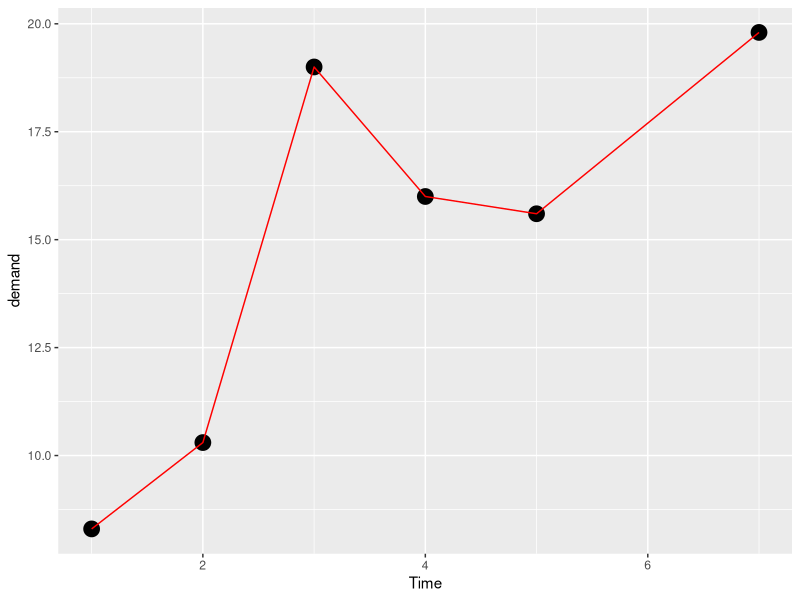
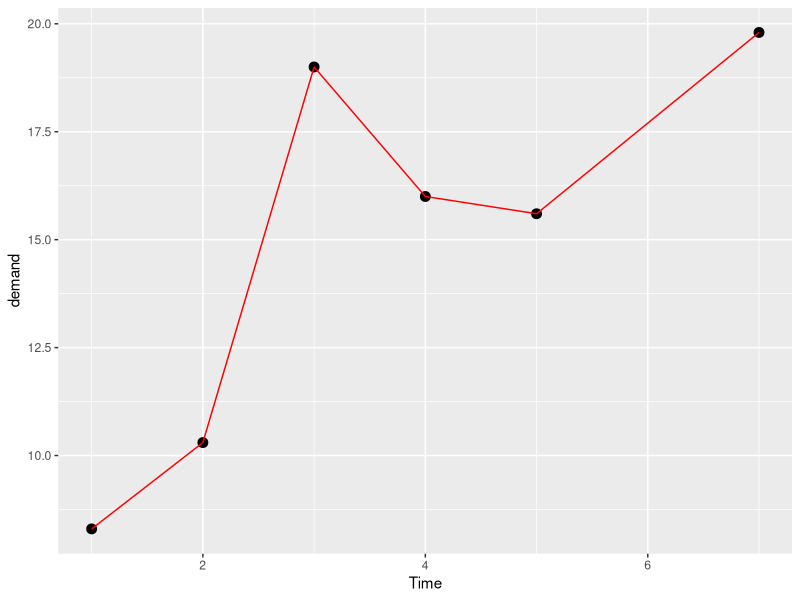
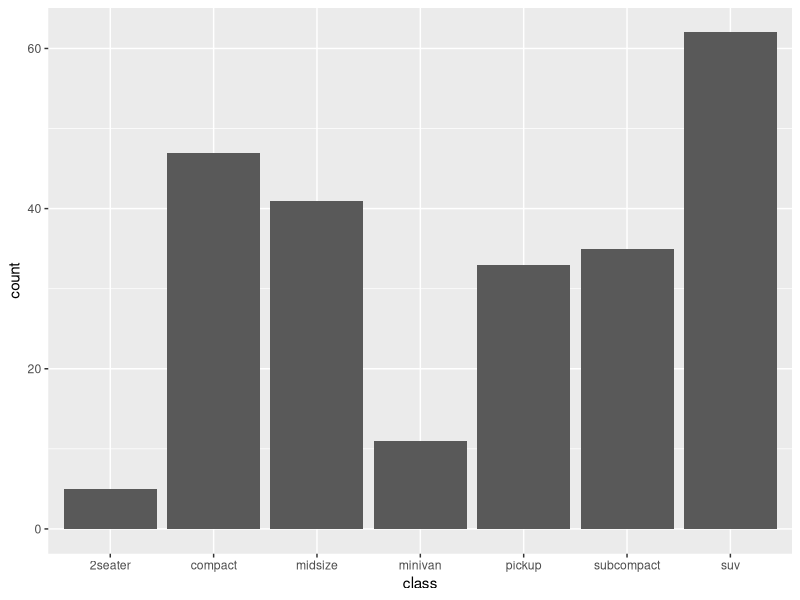
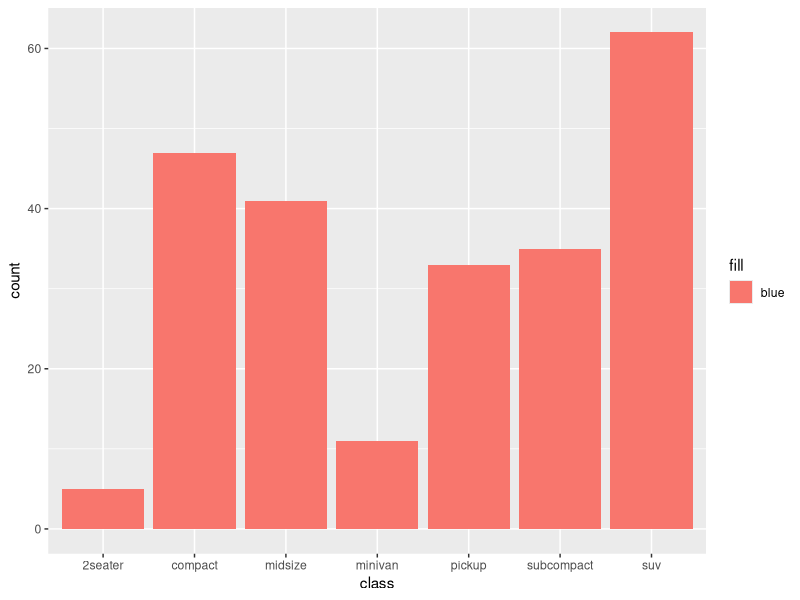
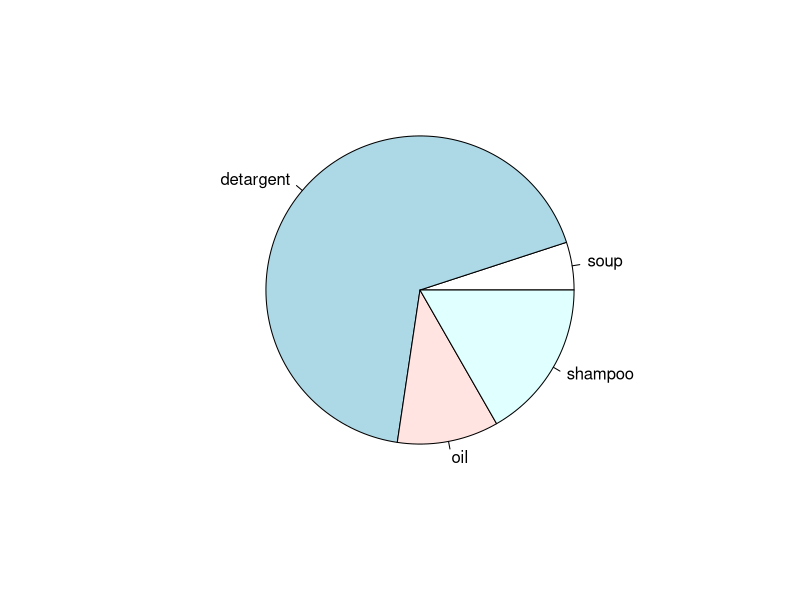
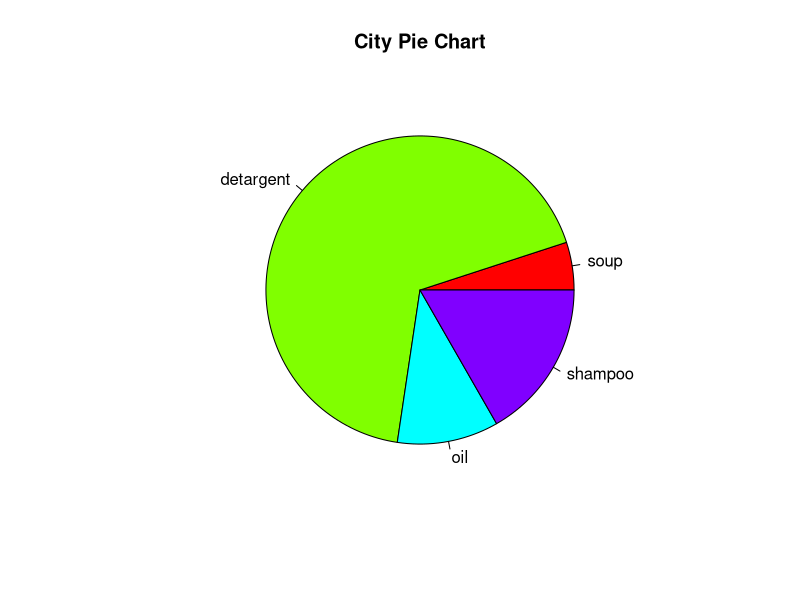
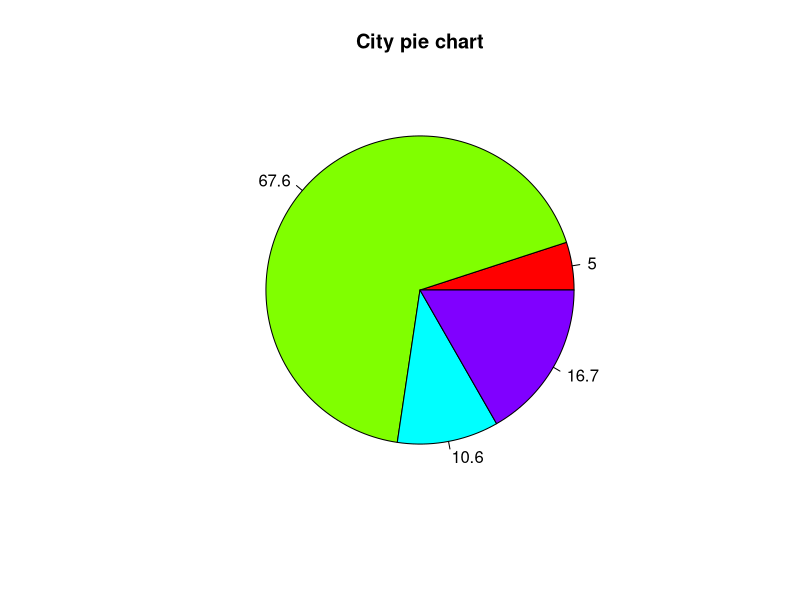
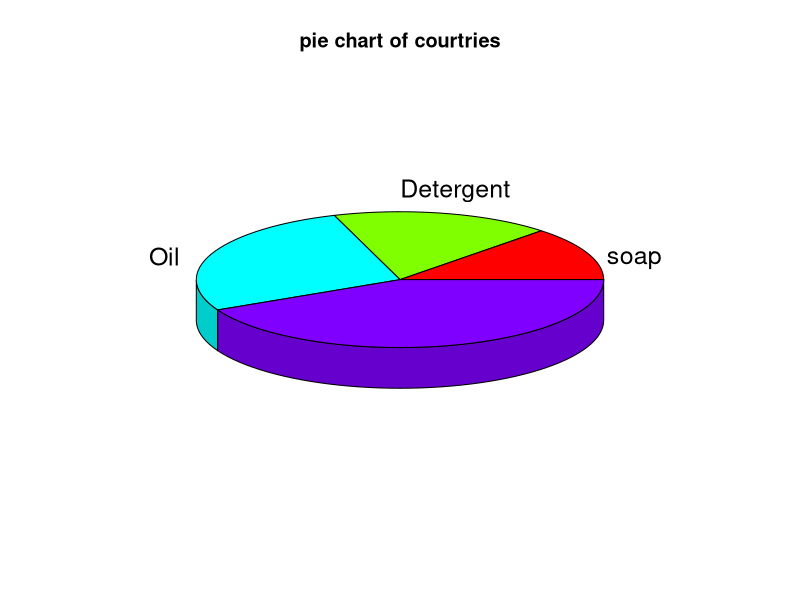

Write R code to recreate these figures, in order. (Note: this script raises an error after producing the figures.)
# Data Vaualization
# install Library
library(tidyverse)
data()
BOD
?BOD
ggplot(data=BOD,
       mapping = aes(x=Time,
                     y=demand))+
  geom_point(size=5)+
  geom_line(color="red")

# plot bar chart
ggplot(BOD,aes(Time,demand))+
  geom_point(size=3)+
  geom_line(color="red")

ggplot(mpg)+
  geom_bar(aes(x=class))
ggplot(mpg)+
  geom_bar(aes(x=class,fill='blue'))

?fill
#Pic chart for different product and unit sold
# Create data for the grph
x<-c(33,445,70,110)
label<-c('soup','detargent','oil','shampoo')

#plot the chart
pie(x,label)
pie(x,label,main='City Pie Chart',col=rainbow(length(x)))
piepercent<-round(100*x/sum(x),1)
pie(x,labels = piepercent,main = 'City pie chart',col = rainbow(length(x)))

# 3D piechart 
# Get the library
library(plotrix)
x<-c(33,45,70,110)
lbl<-c('soap','Detergent','Oil','shampoo','oil','Grocery')

# Plot the chart 
pie3D(x,labels=lbl,exlode=0.1,main='pie chart of courtries')

# Create data for the graph
v<-c(9,13,21,8,36,22,12,41,31,33,19)
hist(v,xlab='weight',col = 'green',border = 'red',xlim = c(10,40),ylim=c(0,5),breaks=5)

data("airquality")
view(airquality)

# use the plot function to draw scatter plots
# Plot a graph between the ozene & wind value
plot(airquality$Ozone,airquality$Wind)
plot(airquality$Ozone,airquality$Wind,col='red')
plot(airquality$Ozone,airquality$Wind,type = 'h',col='blue')
plot(airquality)

# Assign labels to the plot
plot(airquality$Ozone,xlab='Ozone concentretion',ylab='No of instrance',main='ozone levels in Ny City',col='green')

#Histogram
hist(airquality$Solar.R)
hist(airquality$Solar.R,main = 'Solar Raliation Values in air',xlab = 'sollar rad',col = 'red')

#Temperature
temperature<-airquality$Temp
hist(temperature)

#Histogram with labels
h<-hist(temperature,ylim = c(0,50))
text(h$mids,h$counts,labels=h$counts,abj=c(0.5,-0.5))

# Histogram with non-uniform width
temperature <- c(68, 70, 72, 75, 78, 80, 85, 90, 95, 100, 105)

hist(temperature,
     main='Maximum Daily Temperature at Lacivarlia Airport',
     xlab='Temperature in Degrees Fahrenheit',
     col='chocolate',
     border='brown', 
     breaks=c(40)
)
